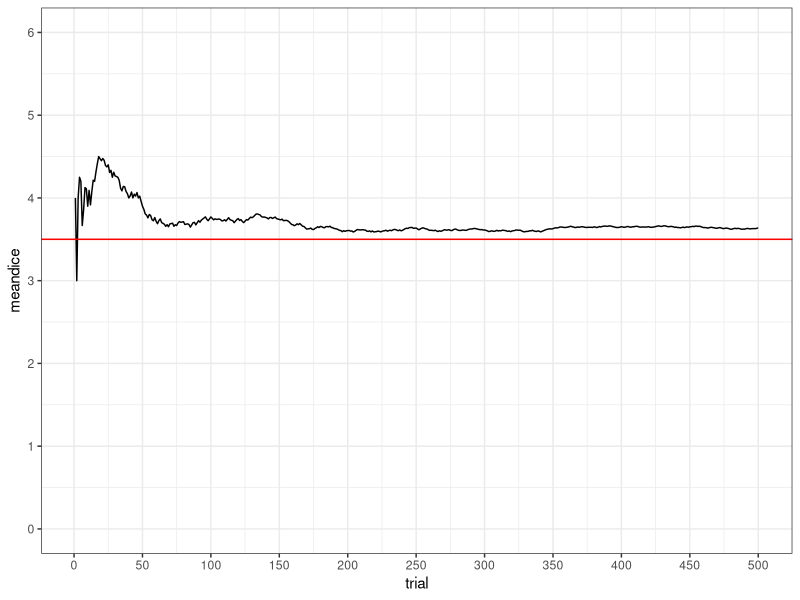

This figure's R source:
# Simulation för att hitta tärningens väntevärde efter att ha kastat tärningen 500 gånger.
library(ggplot2)

sim <- 500              # Antal simulationer.
set.seed(1234)          # Seed för slumpgeneratorn för reproducerbart resultat.
dicelist <- list(sim)
meandice <- list(sim)

# Simulera tärningskast.
for (i in 1:sim)
{
  dicelist[i] <- sample(1:6, 1)
  meandice[i] <- mean(unlist(dicelist))
}

# Gör om lista till data.frame.
df <- data.frame(meandice=matrix(unlist(meandice), nrow=sim, byrow=T), trial=1:sim)

# Kolla hur många av varje tärningssida (1-6) det finns efter simulationen.
table(unlist(dicelist))

# Vad är tärningens medelvärde och standardavvikelse efter simulationen?
mean(df$meandice)
sd(df$meandice)

# Plotta det ackumulerade väntevärdet efter varje tärningskast.
ggplot(df, aes(trial, meandice)) +
  geom_line() +
  geom_hline(yintercept=3.5, color="red") +
  scale_x_continuous(breaks=seq(0, sim, 50)) + 
  scale_y_continuous(breaks=seq(0, 6, 1), limits=c(0, 6)) + 
  theme_bw()
